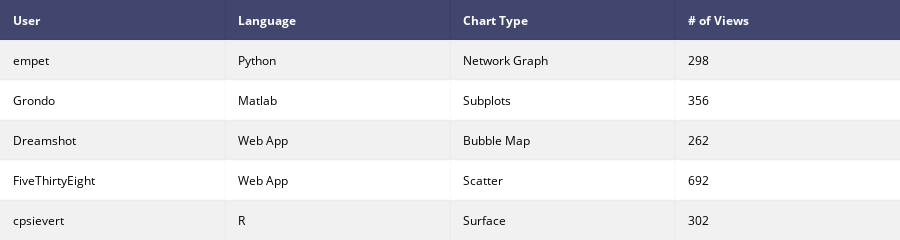

Notebook code for this chart:
### Markdown cell above
## Add Links

### Code cell
data_matrix = [['User', 'Language', 'Chart Type', '# of Views'],
               ['<a href="https://plot.ly/~empet/folder/home">empet</a>',
                '<a href="https://plot.ly/python/">Python</a>',
                '<a href="https://plot.ly/~empet/8614/">Network Graph</a>',
                298],
               ['<a href="https://plot.ly/~Grondo/folder/home">Grondo</a>',
                '<a href="https://plot.ly/matlab/">Matlab</a>',
                '<a href="https://plot.ly/~Grondo/42/">Subplots</a>',
                356],
               ['<a href="https://plot.ly/~Dreamshot/folder/home">Dreamshot</a>',
                '<a href="https://help.plot.ly/tutorials/">Web App</a>',
                '<a href="https://plot.ly/~Dreamshot/6575/_2014-us-city-populations/">Bubble Map</a>',
                262],
               ['<a href="https://plot.ly/~FiveThirtyEight/folder/home">FiveThirtyEight</a>',
                '<a href="https://help.plot.ly/tutorials/">Web App</a>',
                '<a href="https://plot.ly/~FiveThirtyEight/30/">Scatter</a>',
                692],
               ['<a href="https://plot.ly/~cpsievert/folder/home">cpsievert</a>',
                '<a href="https://plot.ly/r/">R</a>',
                '<a href="https://plot.ly/~cpsievert/1130/">Surface</a>',
                302]]
table = ff.create_table(data_matrix)
plotly.offline.iplot(table)

### Figure 1 — Plotly figure (JSON) as saved in the notebook; plotly's stock layout.template omitted (floating-point values rounded to 4 significant figures)
{"data": [{"colorscale": [[0, "#00083e"], [0.5, "#ededee"], [1, "#ffffff"]], "hoverinfo": "none", "opacity": 0.75, "showscale": false, "type": "heatmap", "z": [[0, 0, 0, 0], [0.5, 0.5, 0.5, 0.5], [1, 1, 1, 1], [0.5, 0.5, 0.5, 0.5], [1, 1, 1, 1], [0.5, 0.5, 0.5, 0.5]]}], "layout": {"annotations": [{"align": "left", "font": {"color": "#ffffff"}, "showarrow": false, "text": "<b>User</b>", "x": -0.45, "xanchor": "left", "xref": "x1", "y": 0, "yref": "y1"}, {"align": "left", "font": {"color": "#ffffff"}, "showarrow": false, "text": "<b>Language</b>", "x": 0.55, "xanchor": "left", "xref": "x1", "y": 0, "yref": "y1"}, {"align": "left", "font": {"color": "#ffffff"}, "showarrow": false, "text": "<b>Chart Type</b>", "x": 1.55, "xanchor": "left", "xref": "x1", "y": 0, "yref": "y1"}, {"align": "left", "font": {"color": "#ffffff"}, "showarrow": false, "text": "<b># of Views</b>", "x": 2.55, "xanchor": "left", "xref": "x1", "y": 0, "yref": "y1"}, {"align": "left", "font": {"color": "#000000"}, "showarrow": false, "text": "<a href=\"https://plot.ly/~empet/folder/home\">empet</a>", "x": -0.45, "xanchor": "left", "xref": "x1", "y": 1, "yref": "y1"}, {"align": "left", "font": {"color": "#000000"}, "showarrow": false, "text": "<a href=\"https://plot.ly/python/\">Python</a>", "x": 0.55, "xanchor": "left", "xref": "x1", "y": 1, "yref": "y1"}, {"align": "left", "font": {"color": "#000000"}, "showarrow": false, "text": "<a href=\"https://plot.ly/~empet/8614/\">Network Graph</a>", "x": 1.55, "xanchor": "left", "xref": "x1", "y": 1, "yref": "y1"}, {"align": "left", "font": {"color": "#000000"}, "showarrow": false, "text": "298", "x": 2.55, "xanchor": "left", "xref": "x1", "y": 1, "yref": "y1"}, {"align": "left", "font": {"color": "#000000"}, "showarrow": false, "text": "<a href=\"https://plot.ly/~Grondo/folder/home\">Grondo</a>", "x": -0.45, "xanchor": "left", "xref": "x1", "y": 2, "yref": "y1"}, {"align": "left", "font": {"color": "#000000"}, "showarrow": false, "text": "<a href=\"https://plot.ly/matlab/\">Matlab</a>", "x": 0.55, "xanchor": "left", "xref": "x1", "y": 2, "yref": "y1"}, {"align": "left", "font": {"color": "#000000"}, "showarrow": false, "text": "<a href=\"https://plot.ly/~Grondo/42/\">Subplots</a>", "x": 1.55, "xanchor": "left", "xref": "x1", "y": 2, "yref": "y1"}, {"align": "left", "font": {"color": "#000000"}, "showarrow": false, "text": "356", "x": 2.55, "xanchor": "left", "xref": "x1", "y": 2, "yref": "y1"}, {"align": "left", "font": {"color": "#000000"}, "showarrow": false, "text": "<a href=\"https://plot.ly/~Dreamshot/folder/home\">Dreamshot</a>", "x": -0.45, "xanchor": "left", "xref": "x1", "y": 3, "yref": "y1"}, {"align": "left", "font": {"color": "#000000"}, "showarrow": false, "text": "<a href=\"https://help.plot.ly/tutorials/\">Web App</a>", "x": 0.55, "xanchor": "left", "xref": "x1", "y": 3, "yref": "y1"}, {"align": "left", "font": {"color": "#000000"}, "showarrow": false, "text": "<a href=\"https://plot.ly/~Dreamshot/6575/_2014-us-city-populations/\">Bubble Map</a>", "x": 1.55, "xanchor": "left", "xref": "x1", "y": 3, "yref": "y1"}, {"align": "left", "font": {"color": "#000000"}, "showarrow": false, "text": "262", "x": 2.55, "xanchor": "left", "xref": "x1", "y": 3, "yref": "y1"}, {"align": "left", "font": {"color": "#000000"}, "showarrow": false, "text": "<a href=\"https://plot.ly/~FiveThirtyEight/folder/home\">FiveThirtyEight</a>", "x": -0.45, "xanchor": "left", "xref": "x1", "y": 4, "yref": "y1"}, {"align": "left", "font": {"color": "#000000"}, "showarrow": false, "text": "<a href=\"https://help.plot.ly/tutorials/\">Web App</a>", "x": 0.55, "xanchor": "left", "xref": "x1", "y": 4, "yref": "y1"}, {"align": "left", "font": {"color": "#000000"}, "showarrow": false, "text": "<a href=\"https://plot.ly/~FiveThirtyEight/30/\">Scatter</a>", "x": 1.55, "xanchor": "left", "xref": "x1", "y": 4, "yref": "y1"}, {"align": "left", "font": {"color": "#000000"}, "showarrow": false, "text": "692", "x": 2.55, "xanchor": "left", "xref": "x1", "y": 4, "yref": "y1"}, {"align": "left", "font": {"color": "#000000"}, "showarrow": false, "text": "<a href=\"https://plot.ly/~cpsievert/folder/home\">cpsievert</a>", "x": -0.45, "xanchor": "left", "xref": "x1", "y": 5, "yref": "y1"}, {"align": "left", "font": {"color": "#000000"}, "showarrow": false, "text": "<a href=\"https://plot.ly/r/\">R</a>", "x": 0.55, "xanchor": "left", "xref": "x1", "y": 5, "yref": "y1"}, {"align": "left", "font": {"color": "#000000"}, "showarrow": false, "text": "<a href=\"https://plot.ly/~cpsievert/1130/\">Surface</a>", "x": 1.55, "xanchor": "left", "xref": "x1", "y": 5, "yref": "y1"}, {"align": "left", "font": {"color": "#000000"}, "showarrow": false, "text": "302", "x": 2.55, "xanchor": "left", "xref": "x1", "y": 5, "yref": "y1"}], "height": 230, "margin": {"b": 0, "l": 0, "r": 0, "t": 0}, "xaxis": {"dtick": 1, "gridwidth": 2, "showticklabels": false, "tick0": -0.5, "ticks": "", "zeroline": false}, "yaxis": {"autorange": "reversed", "dtick": 1, "gridwidth": 2, "showticklabels": false, "tick0": 0.5, "ticks": "", "zeroline": false}}}
